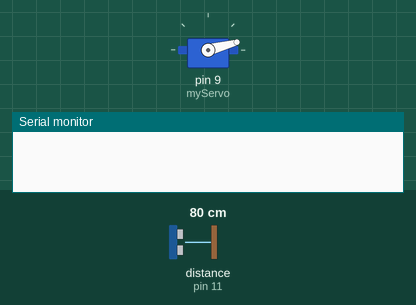
The sketch below on a simulated Arduino Uno, built with avr-gcc and run on an emulated ATmega328P. On the bench: servo, the last lines printed to the serial monitor. Wiring (inferred from the names in the program): ultrasonic range finder: trigger pin 10; echo pin 11. Inputs (shaded band) come from the test bench; at power-on: distance to the obstacle (sensor on pin 11) 80 cm. The echo pulse lasts 58.3 µs per cm.

Above: at 0.01 s.
1.3 s: distance to the obstacle (sensor on pin 11) set to 2 cm
At 1.8 s:
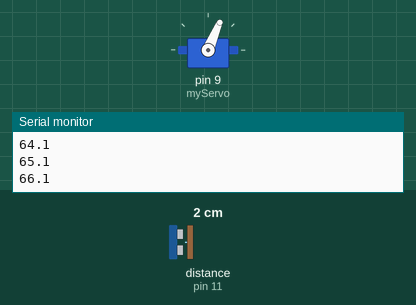
4.3 s: distance to the obstacle (sensor on pin 11) set to 120 cm
At 4.96 s:
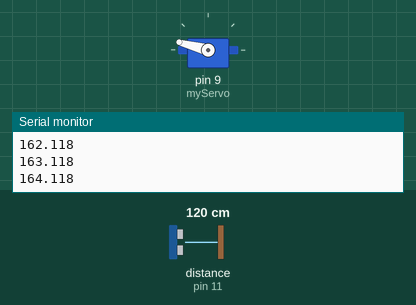
7.3 s: distance to the obstacle (sensor on pin 11) set to 4 cm
10.3 s: distance to the obstacle (sensor on pin 11) set to 250 cm
At 10.54 s:
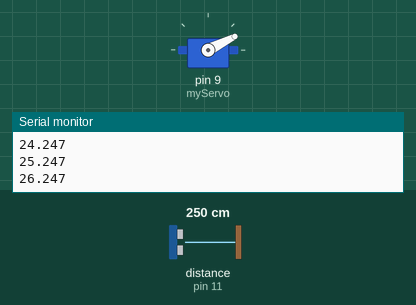
Timing chart, 0 to 14.3 s (numbered marks = the images above; inputs shaded):
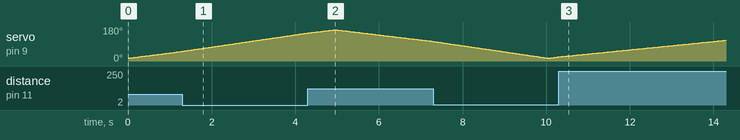

The sketch:

radar.ino
```cpp
#include <Servo.h>
// Ultrasonic Sensor Pins
const int trigPin = 10;
const int echoPin = 11;
// Servo Configuration
Servo myServo;
int angle = 15;
// Measurement Variables
long duration;
int distance;
void setup() {
pinMode(trigPin, OUTPUT);
pinMode(echoPin, INPUT);
Serial.begin(9600); // Fixed baud rate
myServo.attach(9);
}
void loop() {
// Sweep from 15° to 165°
for(angle = 15; angle <= 165; angle++) {
myServo.write(angle);
delay(30);
distance = calculateDistance();
sendData(angle, distance);
}
// Sweep back from 165° to 15°
for(angle = 165; angle >= 15; angle--) { // Fixed loop syntax
myServo.write(angle);
delay(30);
distance = calculateDistance();
sendData(angle, distance);
}
}
int calculateDistance() {
digitalWrite(trigPin, LOW);
delayMicroseconds(2);
digitalWrite(trigPin, HIGH);
delayMicroseconds(10);
digitalWrite(trigPin, LOW);
duration = pulseIn(echoPin, HIGH); // Fixed function name
distance = duration * 0.034 / 2;
return distance;
}
void sendData(int angle, int distance) {
Serial.print(angle);
Serial.print("."); // Data separator
Serial.println(distance); // Line ending
}
```
